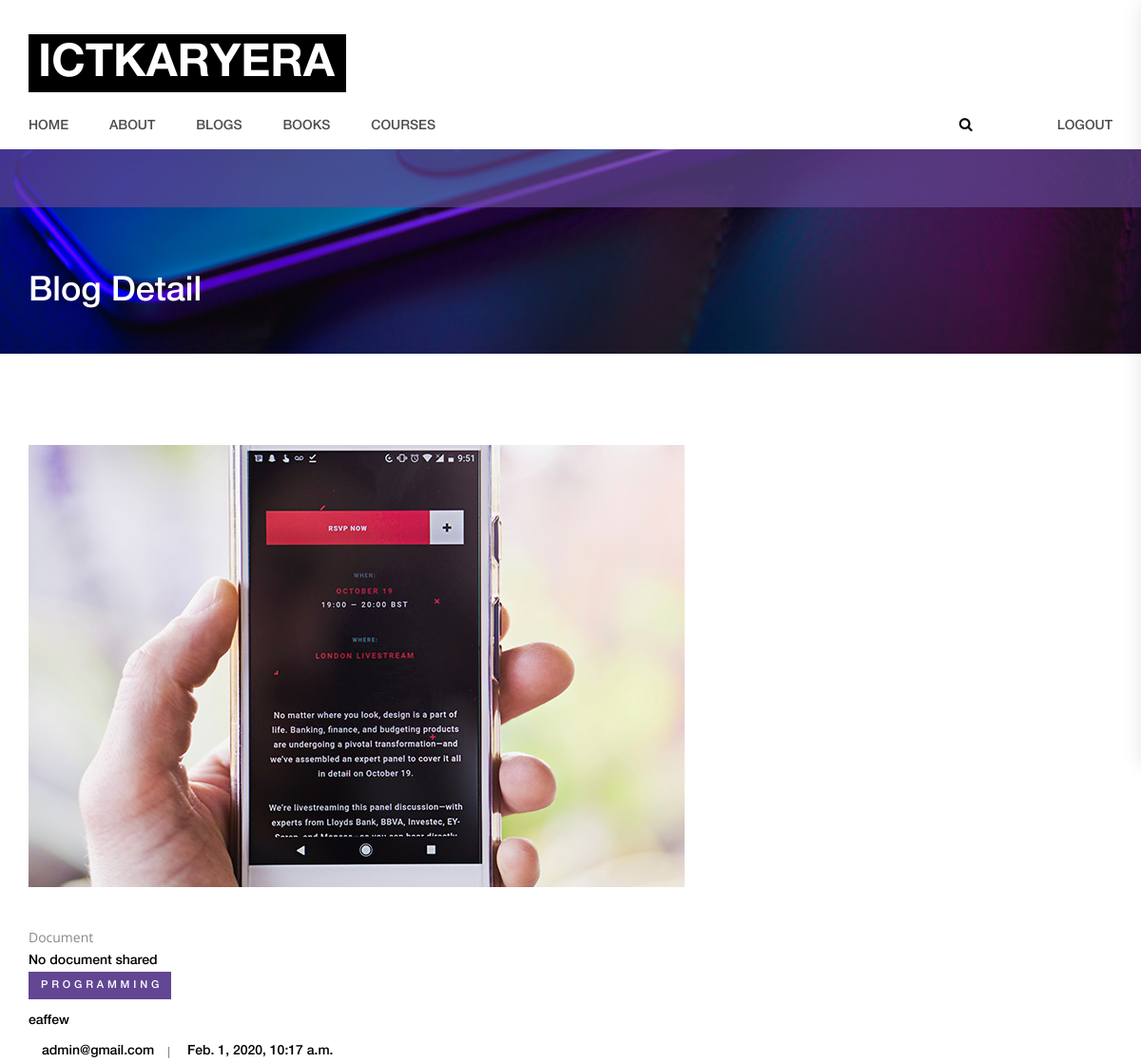
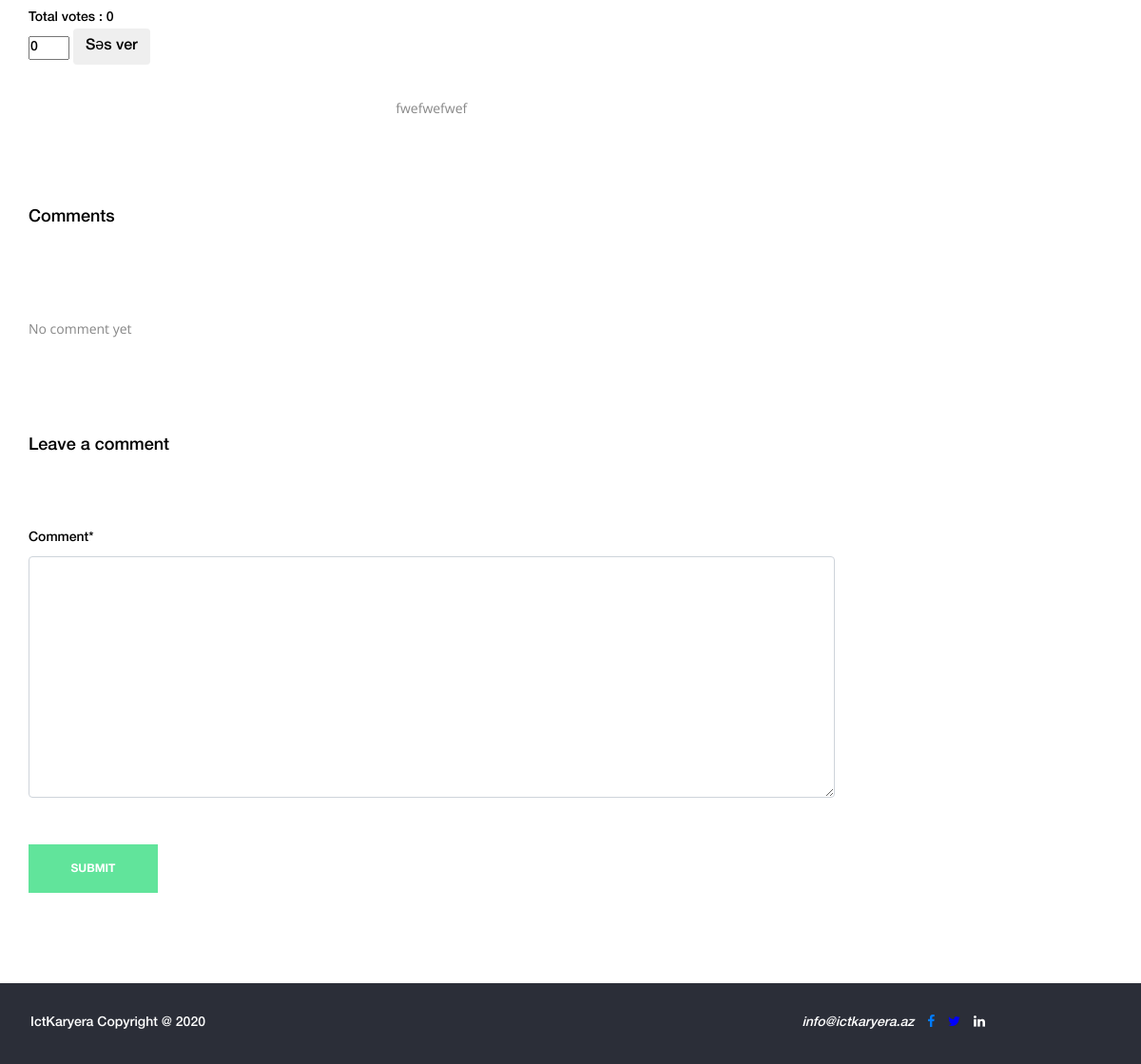
/blogs/2/ (signed in), run on the app's committed database (2 pictures, top to bottom).
### ict_app/models.py (models this page shows, shortened)
class Blog(models.Model):
    image=models.ImageField(upload_to="blog_pics",blank=True, null=True)
    author=models.ForeignKey(settings.AUTH_USER_MODEL, on_delete=models.CASCADE)
    title = models.CharField(max_length=120)
    tag = models.ForeignKey(Category, on_delete=models.CASCADE,default='Design')
    content = RichTextField(config_name='awesome_ckeditor')
    created_date = models.DateTimeField(auto_now_add=True,blank=True, null=True)
    approved_blog = models.BooleanField(default=False)
    rank=models.IntegerField(default=0)

class Category(models.Model):
    name = models.CharField(max_length=120)
    def __str__(self):
        return self.name

class User(AbstractBaseUser, PermissionsMixin):
    email = models.EmailField(max_length=254, unique=True)
    name = models.CharField(max_length=254, null=True, blank=True)
    is_staff = models.BooleanField(default=False)
    is_superuser = models.BooleanField(default=False)
    is_active = models.BooleanField(default=True)
    last_login = models.DateTimeField(null=True, blank=True)
    date_joined = models.DateTimeField(auto_now_add=True)
    USERNAME_FIELD = 'email'
    EMAIL_FIELD = 'email'
    REQUIRED_FIELDS = []
    objects = UserManager()

### ict_app/views.py (the view)
# urls.py: path('blogs/<int:id>/', views.Detailview,name='blog_details'),
def Detailview(request,id):
    data=Blog.objects.filter(id=id,approved_blog=True).first()
    comments = Comment.objects.filter(post=id)
    form=CommentForm()
    if request.method == "POST":
        if request.user.is_authenticated:
            post = get_object_or_404(Blog, id=id)
            form = CommentForm(request.POST)
            if form.is_valid():
                comment = form.save(commit=False)
                comment.author = request.user
                comment.post = post
                comment.save()
                return redirect('blog_details', id=post.id)
        else:
            return redirect("/login")
    else:
        form = CommentForm()
    if data:
        return render(request,'single.html',{"blg":data,"form":form,"comments":comments})
    else :
        raise  Http404("<h1>Page not found</h1>")

### ict_app/forms.py
class CommentForm(forms.ModelForm):
    class Meta:
        model = Comment
        fields = ('comment', )
        widgets = {
            'text':
            Textarea(attrs={
                'class': 'form-control z-depth-1',
                'rows': 7,
                'style': 'width:50%'
            }),
        }

### ict_app/templates/single.html (shortened to what this page needs)
{% extends "base.html" %}
{% load thumbnail %}
{% load static %}
{% load crispy_forms_tags %}
{% block links %}
<link rel="stylesheet" type="text/css" href="{% static 'styles/bootstrap-4.1.2/bootstrap.min.css'%}">
<link href="{% static 'plugins/font-awesome-4.7.0/css/font-awesome.min.css'%}" rel="stylesheet" type="text/css">
<link rel="stylesheet" type="text/css" href="{% static 'styles/single.css'%}">
<link rel="stylesheet" type="text/css" href="{% static 'styles/single_responsive.css'%}">
{% endblock links %}
{% block content %}
		<div class="home">
		<div class="parallax_background parallax-window" data-parallax="scroll" data-image-src="{% static 'images/footer.jpg' %}" data-speed="0.8"></div>
		<div class="home_content_container">
			<div class="container">
				<div class="row">
					<div class="col">
						<div class="home_content">
							<div class="home_title">Blog Detail</div>
						</div>
					</div>
				</div>
			</div>
		</div>
	</div>
	<div class="content_container">
		<div class="container">
			<div class="row">
				<div class="col-lg-9">
					<div class="single_post">
						<div class="post_image">
								{% if blg.image %}
										{% thumbnail blg.image "600x400" crop="center" as im %}
										<img  src="{{im.url}}" width="{{im.width}}" height="{{im.height}}">
										{% endthumbnail %}
								{% else %}
										<img  src= "https://www.directivecommunication.net/wp-content/uploads/2014/03/no-image-found.jpg" width="{{im.width}}" height="{{im.height}}">
								{% endif %}
						</div>
						<div class="post_content">
						<p>Document</p>
						{% if blg.file %}
						<div><a href="/media/{{blg.file}}">PDF for this</a></div>
						{% else %}
						<div>No document shared</a></div>
						{% endif %}
							<div class="post_category cat_technology" style='color:white'><a href='/category/{{blg.tag}}'>{{blg.tag}}</a></div>
							<div class="post_title">{{blg.title}}</div>
							<div class="post_info d-flex flex-row align-items-center justify-content-start">
								<div class="post_author d-flex flex-row align-items-center justify-content-start">
									<div class="post_author_name">{{blg.author.email}}</div>
								</div>
								<div class="post_date">{{blg.created_date}}</div>
								<br>
							</div>
								<div class="post_info ">Total votes  : {{blg.rank}}
								<form action="/voting/{{blg.id}}" method='POST'>
									<input type="number" name='voting' value=0 max=1 min=-1>
									<input type="submit" value='Səs ver' class='btn'>
								</form>
								</div>
							<div class="post_text">
								<p>
								{{blg.content|safe}}
								</p>
							</div>
						</div>
						<div class="post_comments_container">
							<div class="post_comments_title"> Comments</div>
							<div class="post_comments">
								<ul class="post_comments_list">
									{% for comment in  comments %}
									<li class="comment">
										<div class="comment_info d-flex flex-row align-items-center justify-content-start">
											<div class="comment_author"><a >{{comment.author.email}}</a></div>
										</div>
										<div class="comment_content">
											<div class="comment_text">
												<p>{{comment.comment}}
												</p>
											</div>
										</div>
									</li>
						{% empty %}
							<p>No comment yet</p>
						{% endfor %}
								</ul>
							</div>
						</div>
						<div class="reply_form_container">
							<div class="reply_form_title">Leave a comment</div>
							{% if request.user.is_authenticated %}
							<form action="#" id="reply_form" method='POST' class="reply_form">
									{{form|crispy}}
									<br>
									<button class="reply_button trans_200">submit</button>
							</form>
							{% else %}
							<p>You need to register for writing comment</p>
							{% endif %}
						</div>
					</div>
				</div>
			</div>
		</div>
	</div>
{% endblock content %}

### static/styles/single.css (style rules this page uses)
* { margin: 0; padding: 0; -webkit-font-smoothing: antialiased; -webkit-text-shadow: rgba(0,0,0,.01) 0 0 1px; text-shadow: rgba(0,0,0,.01) 0 0 1px; }
body { font-family: 'HelveticaNeueLTPro', sans-serif; font-size: 14px; font-weight: normal; background: #FFFFFF; color: #000000; }
div { display: block; position: relative; -webkit-box-sizing: border-box; -moz-box-sizing: border-box; box-sizing: border-box; }
ul { list-style: none; margin-bottom: 0px; }
p { font-family: 'Open Sans', sans-serif; font-size: 14px; line-height: 2.14; font-weight: 400; color: #878787; -webkit-font-smoothing: antialiased; -webkit-text-shadow: rgba(0,0,0,.01) 0 0 1px; text-shadow: rgba(0,0,0,.01) 0 0 1px; }
p:last-of-type { margin-bottom: 0; }
.form-control { color: #db5246; }
.trans_200 { -webkit-transition: all 200ms ease; -moz-transition: all 200ms ease; -ms-transition: all 200ms ease; -o-transition: all 200ms ease; transition: all 200ms ease; }
.parallax-window { min-height: 400px; background: transparent; }
.parallax_background { position: absolute; top: 0; left: 0; width: 100%; height: 100%; }
.cat_technology { background: #624693 !important; }
.cat_technology a, .cat_world a, .cat_video a, .cat_party a { color: #FFFFFF !important; }
.home { width: 100%; height: 215px; }
.home::before { display: block; position: absolute; left: 0; width: 100%; content: ''; background: rgba(98,70,147,0.7); z-index: 10; }
.home::before { top: 0; height: 61px; }
.home_content_container { position: absolute; left: 0; bottom: 0; width: 100%; }
.home_content { padding-bottom: 50px; }
.home_title { font-size: 36px; color: #FFFFFF; line-height: 0.75; }
.single_post { width: 100%; }
.content_container { padding-top: 96px; padding-bottom: 95px; background: #FFFFFF; }
.post_image { width: 100%; }
.post_image img { max-width: 100%; }
.post_content { width: 100%; padding-top: 38px; }
.post_category { display: inline-block; height: 29px; padding-left: 13px; padding-right: 13px; }
.post_category a { display: block; font-size: 11px; text-transform: uppercase; letter-spacing: 0.35em; color: #FFFFFF; line-height: 29px; margin-right: -0.35em; }
.post_title { margin-top: 13px; }
.post_info { margin-top: 10px; }
.post_info > div:first-child::after { display: inline-block; content: '|'; margin-left: 12px; margin-right: 16px; font-family: 'Open Sans', sans-serif; font-size: 12px; font-weight: 600; color: #838383; }
.post_author_name { margin-left: 14px; margin-top: 1px; }
.post_date { margin-top: 1px; }
.post_text { margin-top: 29px; }
.post_text p:not(:last-child) { margin-bottom: 31px; }
.post_comments_container { margin-top: 94px; }
.post_comments_title { font-size: 18px; color: #000000; line-height: 0.75; }
.post_comments { margin-top: 95px; }
.reply_form_container { margin-top: 95px; }
.reply_form_title { font-size: 18px; color: #000000; }
.reply_form { margin-top: 73px; }
.reply_button { width: 136px; height: 51px; background: #61e49b; color: #FFFFFF; font-size: 12px; font-weight: bold; text-transform: uppercase; border: none; outline: none; cursor: pointer; margin-top: 12px; }

### data on the page
Blog: tag "PROGRAMMING", title "eaffew", author.email "admin@gmail.com", created_date "Feb. 1, 2020, 10:17 a.m.", rank "0", content "fwefwefwef"
